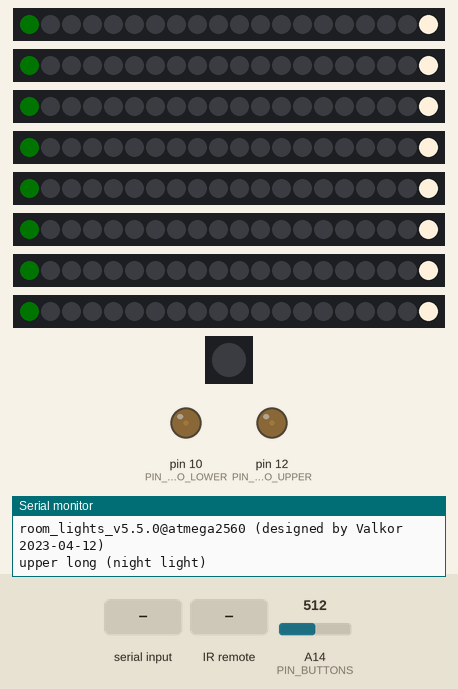
Recording of a sketch running on a simulated Arduino Mega 2560, built with avr-gcc and run on an emulated ATmega2560. On the bench: 8 × 20 RGB LEDs in strip order, left to right, 1 RGB LEDs in strip order, left to right, output pins drawn as LEDs (lit = HIGH), the last lines printed to the serial monitor. Inputs (shaded band) come from the test bench; at power-on: A14 (PIN_BUTTONS) = 512. Dim RGB values are drawn brighter than linear; the strip is taken to match the declared colour order; random numbers use the default seed unless the sketch sets one.

Above: at 1.2 s.
1.3 s: "200\n" received over Serial
At 1.86 s:
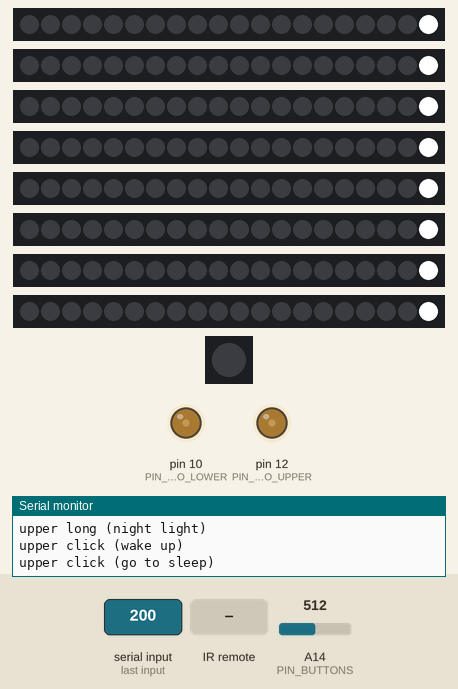
4.0 s: infrared code 0x4E2308 received
At 4.4 s:
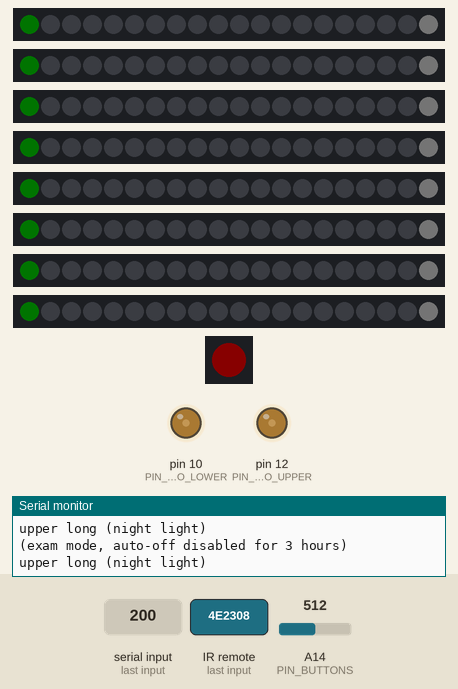
5.5 s: infrared code 0x4E230F received
At 5.99 s:
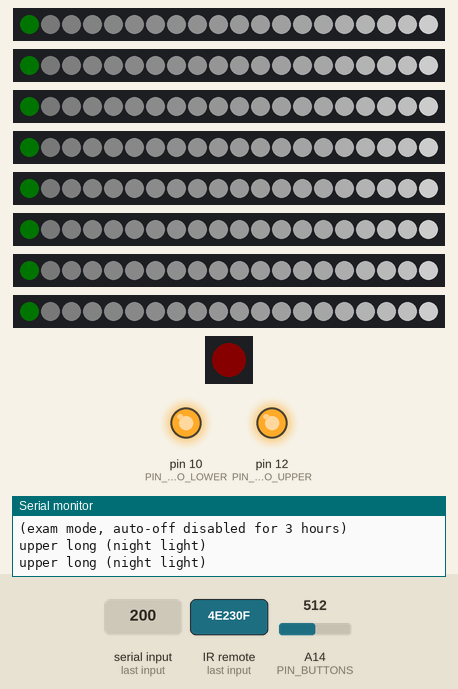
8.2 s: "90,45\n" received over Serial
At 10.0 s:
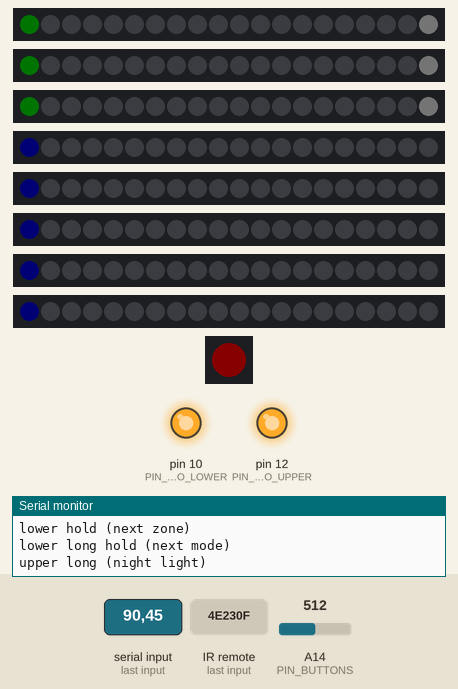
11.2 s: "30,150\n" received over Serial
At 11.74 s:
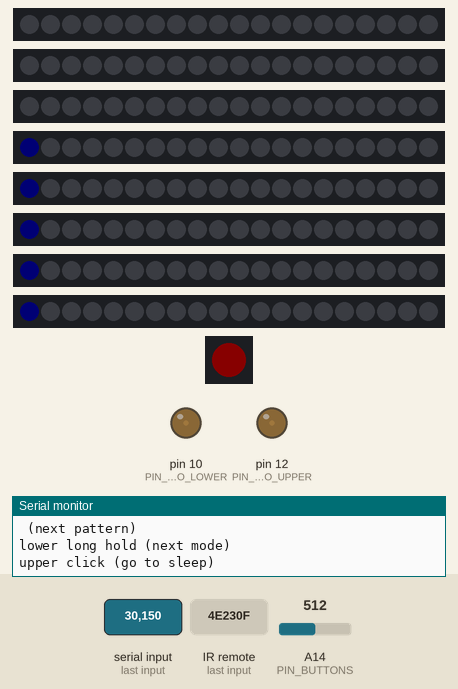
14.0 s: "90,45\n" received over Serial
At 15.4 s:
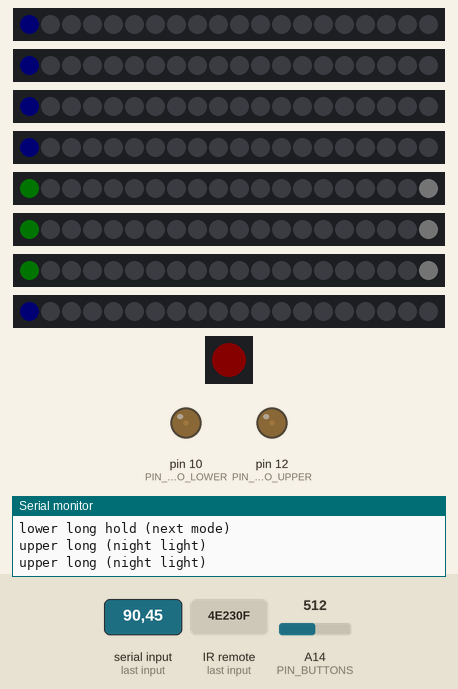
Timing chart, 0 to 16.9 s (numbered marks = the images above; inputs shaded):
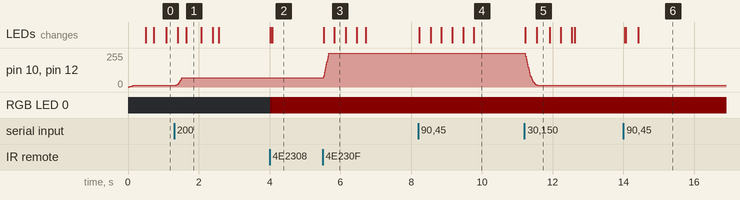

The sketch:

room_lights_v5.ino
```cpp
#define SETUP_MESSAGE "room_lights_v5.5.0@atmega2560 (designed by Valkor 2023-04-12)" //963? lines
/* Serial Input instructions
 * 0 upper click (if off/night/sleep, turn on.  if on, go to sleep)
 * 1 upper hold (if on, turn off.  else, turn on min brightness)
 * 2 upper long (turn on nightlight)
 * 3 lower click (if on, next brightness.  else turn on at minimum brightness)
 * 4 lower hold (next zone)
 * 5 lower long (next mode (animations))
 * 6 both click (unreliable & unused)
 * 7 both hold
 * 8 both long (toggle insomnia 3 hours)
 */
/* TODO list
 * bring back glimmer mode?
 * RWB glimmer mode?
 * remote only lock mode?
 * music reactive mode?
 * another remote?
 */
#define AUTO_SHUTOFF_SECONDS 600 // 300 is 5min
#define NIGHTLIGHT_SHUTOFF_SECONDS 60

#define PIN_MOTION_CEILING 4
#define PIN_MOTION_WALL 14
#define PIN_INDICATOR_LED 6
#define PIN_HALO_UPPER 12
#define PIN_HALO_LOWER 10
#define PIN_BUTTONS A14

#include "buttons.hpp"
Buttons buttons(PIN_BUTTONS);

#include "remote.hpp"
Remote remote;

#include "lights_controller.hpp"
Lights_Controller lights_controller;

#include "indicator_led.hpp"
Indicator_Led indicator_led;

#include "motion_sensor.hpp"
Motion_Sensor motion_sensor_ceiling(PIN_MOTION_CEILING);
Motion_Sensor motion_sensor_wall(PIN_MOTION_WALL);

void setup() {
  Serial.begin(9600);
  while (!Serial){}
  Serial.println(SETUP_MESSAGE);
}//setup

void loop(){

  int16_t status = lights_controller.operate() + indicator_led.operate();

  if (status == 0){
    handle_remote_input();
  }
  handle_button_input();


  long wall = motion_sensor_wall.operate();
  long ceiling = motion_sensor_ceiling.operate();

//  Serial.print(wall);
//  Serial.print(", ");
//  Serial.println(ceiling);


  switch(lights_controller.state){
    case STATE_ON:
      //should we sleep?
      if (wall >= AUTO_SHUTOFF_SECONDS or ceiling >= AUTO_SHUTOFF_SECONDS){
        lights_controller.sleep();
        Serial.println("sleep");
      }
    break;

    case STATE_OFF:
      //should we go into night light?
      if (wall == 0 and lights_controller.is_blacked_out()){//check only wall, might sure blackout is done
        lights_controller.night_light();
      }
    break;

    case STATE_SLEEPING:
      //should we wake up?
      if (wall == 0 or ceiling == 0){
        lights_controller.turn_on();
        motion_sensor_wall.reset();
        motion_sensor_ceiling.reset();
        Serial.println("wake up, timers reset");
      }
    break;

    case STATE_NIGHTLIGHT:
      //should we reset nightlight timer?
      if (motion_sensor_wall.operate() == 0){
        motion_sensor_wall.reset();
        Serial.println("reset nightlight timer");

      //should we turn off nightlight?
      }else if (motion_sensor_wall.get_s() >= NIGHTLIGHT_SHUTOFF_SECONDS){
        lights_controller.turn_off();
        Serial.println("turning off nightlight");
      }
    break;
  }

}//loop

void check_for_serial_input(struct buttons_state &input){
  if (Serial.available() > 0) {// use serial input from computer if available
    char rx_byte = Serial.read();
    int num = rx_byte - '0';
    switch(num){
      case 0: input.button = BUTTON_UPPER; input.action = BUTTON_CLICK; break;
      case 1: input.button = BUTTON_UPPER; input.action = BUTTON_HOLD; break;
      case 2: input.button = BUTTON_UPPER; input.action = BUTTON_LONG; break;
      case 3: input.button = BUTTON_LOWER; input.action = BUTTON_CLICK; break;
      case 4: input.button = BUTTON_LOWER; input.action = BUTTON_HOLD; break;
      case 5: input.button = BUTTON_LOWER; input.action = BUTTON_LONG; break;
      case 6: input.button = BUTTON_BOTH; input.action = BUTTON_CLICK; break;
      case 7: input.button = BUTTON_BOTH; input.action = BUTTON_HOLD; break;
      case 8: input.button = BUTTON_BOTH; input.action = BUTTON_LONG; break;
    }//switch
  }//if
}//check_for_serial_input

void handle_button_input(){
  struct buttons_state input = buttons.operate();
  check_for_serial_input(input);

  if (input.action != 0){
    motion_sensor_wall.reset();
    motion_sensor_ceiling.reset();//reset motion detectors if button(s) are pressed

    switch(input.button){//upper or lower button?
      case BUTTON_UPPER:
        switch(input.action){
          case BUTTON_CLICK: upper_click(); break;
          case BUTTON_HOLD: upper_hold(); break;
          case BUTTON_LONG: upper_long(); break;

        }//action
      break;//BUTTON_UPPER

      case BUTTON_LOWER:
        switch(input.action){
          case BUTTON_CLICK: lower_click(); break;
          case BUTTON_HOLD: lower_hold(); break;
          case BUTTON_LONG: lower_long(); break;
        }//action
      break;//BUTTON_LOWER

      case BUTTON_BOTH:
        switch(input.action){
          case BUTTON_CLICK: Serial.println("both click (finicky, don't use this)"); break;
          case BUTTON_HOLD: Serial.println("both hold (does nothing)"); break;
          case BUTTON_LONG: toggle_insomnia(); Serial.print("both long (toggle insomnia)"); break;
        }//action
      break;//BUTTON_BOTH

    }//which button?
  }//if input
}//handle_button_input

void upper_click(){Serial.print("upper click");
  switch(lights_controller.state){
    case STATE_NIGHTLIGHT:
    case STATE_SLEEPING:
    case STATE_OFF:
      lights_controller.turn_on();
      Serial.println(" (wake up)");
    break;

    case STATE_ON:
      lights_controller.sleep();
      Serial.println(" (go to sleep)");
    break;

    case STATE_PARTY:
      Serial.println(" (TODO in party)");
    break;
  }
}//upper click

void upper_hold(){
  switch(lights_controller.state){
    case STATE_ON:
      lights_controller.turn_off();
      Serial.println(" (turn off)");
    break;

    default:
      lights_controller.next_pattern(0);
      Serial.println(" (next pattern)");
    break;
  }
}

void upper_long(){Serial.println("upper long (night light)");
  lights_controller.night_light();
}

void lower_click(){
  switch(lights_controller.state){
    case STATE_ON:
      lights_controller.next_pattern();
      Serial.println("lower click (next pattern)");
    break;

    default:
      lights_controller.next_pattern(0);
      Serial.println("lower click (minimum brightness pattern)");
    break;
  }
}

void lower_hold(){
  switch(lights_controller.state){
    case STATE_ON:
      lights_controller.next_zone();
      Serial.println("lower hold (next zone)");
    break;

  }
}

void lower_long(){
  Serial.println("lower long hold (next mode)");
  lights_controller.next_mode();
}

void toggle_insomnia(){
  if (motion_sensor_ceiling.get_s() < 0 or motion_sensor_wall.get_s() < 0){
    motion_sensor_wall.set_dormant_s(0);
    motion_sensor_ceiling.set_dormant_s(0);
    indicator_led.set_color(0,0,0);
    Serial.println("(disabled exam mode)");
  }else{
    motion_sensor_wall.set_dormant_s(10800);
    motion_sensor_ceiling.set_dormant_s(10800);
    indicator_led.set_color(9,0,0);
    Serial.println("(exam mode, auto-off disabled for 3 hours)");
  }
}//toggle_exam_mode

void handle_remote_input(){
  uint8_t remote_input = remote.operate();
  switch(remote_input){
    case REMOTE_POWER: lights_controller.toggle(); break;
    //case REMOTE_MODE_INCREASE: lights_controller.next_mode();break;//DOESNT WORK
    //case REMOTE_MODE_DECREASE: lights_controller.previous_mode();break;//DOESNT WORK
    case REMOTE_SPEED_INCREASE: break;
    case REMOTE_SPEED_DECREASE: break;
    case REMOTE_COLOR_INCREASE: lights_controller.increase_warmth(); break;
    case REMOTE_COLOR_DECREASE: lights_controller.decrease_warmth(); break;
    case REMOTE_BRIGHTNESS_INCREASE: lights_controller.next_pattern(); break;
    case REMOTE_BRIGHTNESS_DECREASE: lights_controller.previous_pattern(); break;
    case REMOTE_WHITE: lights_controller.next_color(0); break;
    case REMOTE_RED: lights_controller.next_color(1); break;
    case REMOTE_GREEN: lights_controller.next_color(2); break;
    case REMOTE_BLUE: lights_controller.next_color(3); break;
    case REMOTE_ORANGE: lights_controller.next_color(4); break;
    case REMOTE_PURPLE: lights_controller.next_color(5); break;
    case REMOTE_CYAN: lights_controller.next_color(6); break;
    case REMOTE_DEMO: toggle_insomnia(); break;

  }
  if (remote_input != 0){
    motion_sensor_wall.reset();
    motion_sensor_ceiling.reset();
  }

}//handle_remote_input
```

buttons.hpp
```cpp
//(button combo version) Valkor 2022-04-05
//usage example; struct buttons_state input = buttons.operate();
//#define CALIBRATING //uncomment to show button analog values (when choosing resistors)
#define MINIMUM_MS_CLICK 40
#define MINIMUM_MS_HOLD 333
#define MINIMUM_MS_LONG 1000 //comment to disable (hold will always trigger if held for MINIMUM_MS_HOLD or longer)

const uint16_t BUTTON_TARGETS[] = {//analog ~ 3kohm ~ G
  512, //1kohms (top button)
  768, //3kohms (bottom button)
  820, //1k+3k=4kohms (both buttons)
};
#define TOLERANCE 25
#define SAMPLES 3 //deals with bad data effectively, keep at 3+
#define ZERO_THRESHOLD 200 // anything <= this counts as 0

#define NUM_BUTTONS sizeof(BUTTON_TARGETS)/2 //because 16/2 = 8

#define BUTTON_UPPER 0
#define BUTTON_LOWER 1
#define BUTTON_BOTH 2

#define BUTTON_NONE 0
#define BUTTON_CLICK 1
#define BUTTON_HOLD 2
#define BUTTON_LONG 3

struct buttons_state {
  uint8_t action;
  uint8_t button;
};

class Buttons{
  public:
    Buttons(uint8_t pin){
      this->pin = pin;
    }//constructor

    struct buttons_state operate(){
      insert_new_sample();
      show_calibration_data();
      check_for_downed_buttons();

      //see if all buttons were released
      bool button_released = true;
      for (uint8_t i = 0; i<SAMPLES; i++){
        if (value_array[i] > ZERO_THRESHOLD){
          button_released = false;
          break;
        }
      }

      struct buttons_state r;
      r.action = BUTTON_NONE;

      unsigned long ms_held = millis() - last_button_press;
      for (uint8_t i = 0; i<NUM_BUTTONS; i++){
        //for all the buttons
        if (button_statuses[i] == true
        and ms_held >= MINIMUM_MS_CLICK){//humans aren't this fast
          if (button_released){
            button_statuses[i] = false;
            last_button_press = 0;
            if (skip_next_debounce == false){
              r.button = i;
              if (ms_held < MINIMUM_MS_HOLD){
                r.action = BUTTON_CLICK;
              }else{
                r.action = BUTTON_HOLD;
              }//if (which press type)
            }else{
              skip_next_debounce = false;
            }

          }else{
            #ifdef MINIMUM_MS_LONG
              if (ms_held >= MINIMUM_MS_LONG){
                button_statuses[i] = false;
                r.button = i;
                r.action = BUTTON_LONG;
                last_button_press = 0;
                skip_next_debounce = true;
              }//if
            #endif
          }//if else
        }//if
      }//for buttons
      return r;
    }//operate

  private:
    uint8_t pin;
    unsigned long last_button_press = 0;//for timing, so we know what type of click
    uint16_t value_array[SAMPLES];
    bool button_statuses[NUM_BUTTONS]; // is pressed?
    bool skip_next_debounce = false;

    void insert_new_sample(){
      for (uint8_t i = SAMPLES-1; i>0; i--){//shift values up one index
        value_array[i] = value_array[i-1];
      }
      value_array[0] = analogRead(this->pin);
    }//insert_new_sample


    void show_calibration_data(){
      #ifdef CALIBRATING
        if (value_array[0] >= ZERO_THRESHOLD){//for calibrating
        Serial.println(value_array[0]);
      }
      #endif
    }//show_calibration_data

    void check_for_downed_buttons(){
      //see if any buttons got SAMPLES matches
      for (uint8_t i_button = 0; i_button<NUM_BUTTONS; i_button++){//for every button

        bool bad_value_found = false;

        for (uint8_t i_sample = 0; i_sample<SAMPLES; i_sample++){//compare to every sample
          uint16_t sample = value_array[i_sample];
          uint16_t target = BUTTON_TARGETS[i_button];

          if (sample < target - TOLERANCE or sample > target + TOLERANCE){//is within range?
            bad_value_found = true;
            break; //this button is not pressed, continue outer loop to next button
          }
        }

        if (!bad_value_found){ //if all values indicate button is down
          button_statuses[i_button] = true;//mark as down
          if (last_button_press == 0){//if not already down
            last_button_press = millis();//set ms that it went down
          }
        }
      }//for
    }//check_for_downed_buttons

};//Buttons class
```

indicator_led.hpp
```cpp
class Indicator_Led{
  public:

  void begin(){
    strip.begin();
    strip.setBrightness(255);
    strip.setPixelColor(0,0,0,0);
    strip.show();
    has_begun = true;
  }
  uint8_t operate(){
    if (not has_begun){ begin();}
    int16_t status = 0;

    uint32_t c = strip.getPixelColor(0);
    uint8_t r = c >> 16;
    uint8_t g = c >> 8;
    uint8_t b = c;

    if (r != goal[0]
    or g != goal[1]
    or b != goal[2]){
        status++;
    }

    if (r < goal[0]){ r++;
    }else if (r > goal[0]){ r--; }

    if (g < goal[1]){ g++;
    }else if (g > goal[1]){ g--; }

    if (b < goal[2]){ b++;
    }else if (b > goal[2]){ b--; }

    strip.setPixelColor(0, r, g, b);

    if (status > 0){
      strip.show();
    }
    return status;
  }//operate

  void set_color(uint8_t r, uint8_t g, uint8_t b){
    goal[0] = r;
    goal[1] = g;
    goal[2] = b;
  }//set_color

  private:
    bool has_begun = false;
    Adafruit_NeoPixel strip = Adafruit_NeoPixel(1, PIN_INDICATOR_LED, NEO_GRB + NEO_KHZ800);//num, pin
    uint8_t goal[3] = {0,0,0};

};//class Indicator_Led
```

motion_sensor.hpp
```cpp
#define MINIMUM_MS_BETWEEN_TRIGGERS 3200
#define SECOND_TO_MS 1000

class Motion_Sensor{
  public:

  Motion_Sensor(uint8_t pin){
    this->pin = pin;
  }
  long operate(){
    if (millis()-last_ms >= SECOND_TO_MS){
      last_ms = millis();
      seconds++;
    }

    if (millis()-last_trigger_ms >= MINIMUM_MS_BETWEEN_TRIGGERS){
      if (digitalRead(pin) == HIGH){
        if (seconds >=0){
          //TRIGGER
          reset();
          return 0;
        }
      }
    }

    return seconds;
  }//operate


  long get_s(){
    return seconds;
  }

  void set_dormant_s(long s){
    seconds = -s;
  }

  void reset(){

    if (seconds >= 0 ){
      seconds = 1;
    }

    last_trigger_ms = millis();
    last_ms = millis();
  }

  private:
  uint8_t pin;
  long last_ms = 0;
  long last_trigger_ms = 0;
  long seconds = 0;
};//Motion_Sensor
```

remote.hpp
```cpp
//Valkor 2022-04-08
//usage example; struct buttons_state input = buttons.operate();
//#define CALIBRATING //uncomment to show remote button ids
#define MINUMUM_MS_BETWEEN_CLICKS 300

#define REMOTE_POWER 1
#define REMOTE_DEMO 2
#define REMOTE_MODE_INCREASE 3
#define REMOTE_MODE_DECREASE 4
#define REMOTE_SPEED_INCREASE 5
#define REMOTE_SPEED_DECREASE 6
#define REMOTE_COLOR_INCREASE 7
#define REMOTE_COLOR_DECREASE 8
#define REMOTE_BRIGHTNESS_INCREASE 9
#define REMOTE_BRIGHTNESS_DECREASE 10

#define REMOTE_WHITE 11
#define REMOTE_RED 12
#define REMOTE_GREEN 13
#define REMOTE_BLUE 14
#define REMOTE_ORANGE 15
#define REMOTE_PURPLE 16
#define REMOTE_CYAN 17

#include <RCSwitch.h>
RCSwitch remote_switch = RCSwitch();

class Remote{
  public:
    Remote(){
      remote_switch.enableReceive(0);  // Receiver on interrupt 0 => that is pin #2
    }//Remote

    uint8_t operate(){

      if (remote_switch.available()) {
        unsigned long value = remote_switch.getReceivedValue();
        remote_switch.resetAvailable();
        #ifdef CALIBRATING
          Serial.println(value);
        #endif
        switch(value){
          case 5120769: return REMOTE_POWER;
          case 5120776: return REMOTE_DEMO;
          case 5120773: return REMOTE_MODE_INCREASE;
          case 5120779: return REMOTE_MODE_DECREASE;
          case 5120777: return REMOTE_SPEED_INCREASE;
          case 5120775: return REMOTE_SPEED_DECREASE;
          case 5120778: return REMOTE_COLOR_INCREASE;
          case 5120781: return REMOTE_COLOR_DECREASE;
          case 5120780: return REMOTE_BRIGHTNESS_INCREASE;
          case 5120783: return REMOTE_BRIGHTNESS_DECREASE;
          case 5120782: return REMOTE_WHITE;
          case 5120784: return REMOTE_RED;
          case 5120785: return REMOTE_GREEN;
          case 5120786: return REMOTE_BLUE;
          case 5120787: return REMOTE_ORANGE;
          case 5120789: return REMOTE_PURPLE;
          case 5120788: return REMOTE_CYAN;
        }//switch
      }//if available
      return 0;
    }//operate

  private:
    uint8_t pin;
    unsigned long last_button_press = 0;


};//Remote class
```

halos.hpp
```cpp
class Halos{ public:
  #define TRANSITION_DELAY 10
  Halos(){}

  void operate(){
    if (millis() - transition_ms < TRANSITION_DELAY){return;}
    if (led_upper_now < led_upper_goal){ led_upper_now++;
    }else if (led_upper_now > led_upper_goal){ led_upper_now--; }
    if (led_lower_now < led_lower_goal){ led_lower_now++;
    }else if (led_lower_now > led_lower_goal){ led_lower_now--; }
    analogWrite(PIN_HALO_UPPER, POWERS[led_upper_now]);
    analogWrite(PIN_HALO_LOWER, POWERS[led_lower_now]);
    transition_ms = millis();
  }//end operate()

  void set_upper(uint8_t value){
    led_upper_goal = value;
  }//set_upper

  void set_lower(uint8_t value){
    led_lower_goal = value;
  }//set_upper

  void set(uint8_t value){
    set_upper(value);
    set_lower(value);
  }//set

  uint8_t find_power_index(uint8_t value){
    for (uint8_t i = 0; i < sizeof(POWERS)/sizeof(POWERS[0]); i++){
      if (POWERS[i] == value){
        return i;
      }
    }
    return find_power_index(value-1);
  }//find_power_index

  private:
    uint8_t led_upper_now = 0;
    uint8_t led_upper_goal = 0;
    uint8_t led_lower_now = 0;
    uint8_t led_lower_goal = 0;

    unsigned long transition_ms = 0;
};//end class HaloLed
```

Source omitted: lights_controller.hpp (8810 bytes), strips.hpp (5424 bytes)

Measured:
- after the input at 1.3 s, pin 10 (PIN_HALO_LOWER), pin 12 (PIN_HALO_UPPER): moves from 14/255 to 70/255 over 0.15 s, starting after 0.07 s
- after the input at 4.0 s, RGB LED 0: off → RGB(1, 0, 0) at once, → RGB(9, 0, 0) 0.06 s later
- after the input at 5.5 s, pin 10 (PIN_HALO_LOWER), pin 12 (PIN_HALO_UPPER): moves from 70/255 to 255/255 over 0.15 s, starting at once
- after the input at 11.2 s, pin 10 (PIN_HALO_LOWER), pin 12 (PIN_HALO_UPPER): moves from 255/255 to 14/255 over 0.33 s, starting at once; the LEDs: first change at once (image 5 shows a later state)
- after the input at 14.0 s, the LEDs: first change at once (image 6 shows a later state)
